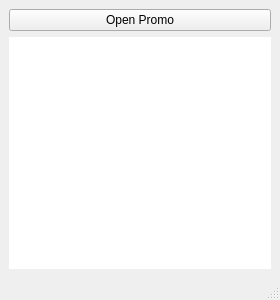
<?xml version="1.0" encoding="UTF-8"?>
<ui version="4.0">
 <class>PromoWindow</class>
 <widget class="QMainWindow" name="PromoWindow">
  <property name="geometry">
   <rect>
    <x>0</x>
    <y>0</y>
    <width>280</width>
    <height>300</height>
   </rect>
  </property>
  <property name="sizePolicy">
   <sizepolicy hsizetype="Maximum" vsizetype="Maximum">
    <horstretch>0</horstretch>
    <verstretch>0</verstretch>
   </sizepolicy>
  </property>
  <property name="minimumSize">
   <size>
    <width>280</width>
    <height>300</height>
   </size>
  </property>
  <property name="maximumSize">
   <size>
    <width>280</width>
    <height>300</height>
   </size>
  </property>
  <property name="windowTitle">
   <string>Game</string>
  </property>
  <widget class="QWidget" name="centralwidget">
   <layout class="QGridLayout" name="gridLayout">
    <item row="1" column="0">
     <widget class="QListWidget" name="cardsListWidget">
      <property name="styleSheet">
       <string notr="true">border: none;</string>
      </property>
      <property name="sizeAdjustPolicy">
       <enum>QAbstractScrollArea::AdjustToContents</enum>
      </property>
      <property name="movement">
       <enum>QListView::Static</enum>
      </property>
      <property name="flow">
       <enum>QListView::LeftToRight</enum>
      </property>
      <property name="isWrapping" stdset="0">
       <bool>true</bool>
      </property>
      <property name="resizeMode">
       <enum>QListView::Fixed</enum>
      </property>
      <property name="gridSize">
       <size>
        <width>100</width>
        <height>50</height>
       </size>
      </property>
      <property name="viewMode">
       <enum>QListView::IconMode</enum>
      </property>
      <property name="uniformItemSizes">
       <bool>true</bool>
      </property>
      <property name="selectionRectVisible">
       <bool>false</bool>
      </property>
      <property name="itemAlignment">
       <set>Qt::AlignCenter</set>
      </property>
     </widget>
    </item>
    <item row="0" column="0">
     <widget class="QPushButton" name="openPromoButton">
      <property name="text">
       <string>Open Promo</string>
      </property>
     </widget>
    </item>
   </layout>
  </widget>
  <widget class="QStatusBar" name="statusbar"/>
 </widget>
 <resources/>
 <connections/>
</ui>
